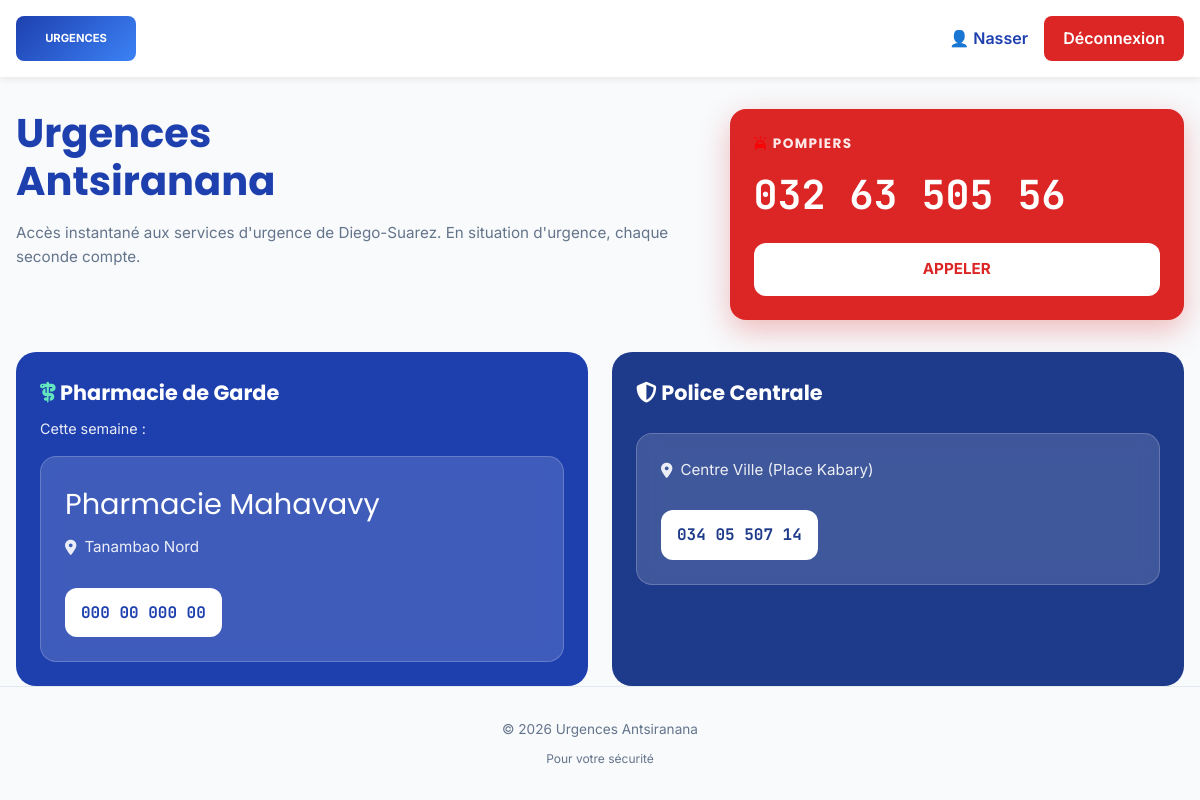
The page /index.php (signed in) on the database its author committed.
### tables this page shows
CREATE TABLE `service` (
  `id_service` int(11) NOT NULL,
  `libelle` varchar(255) NOT NULL,
  `telephone` varchar(50) NOT NULL,
  `adresse` varchar(255) NOT NULL,
  `latitude` decimal(10,7) DEFAULT NULL,
  `longitude` decimal(10,7) DEFAULT NULL,
  `id_quartier` int(11) NOT NULL,
  `id_type` int(11) NOT NULL,
  `actif` tinyint(1) NOT NULL DEFAULT 1,
  `description` text DEFAULT NULL,
  `date_creation` timestamp NOT NULL DEFAULT current_timestamp(),
  `date_modification` timestamp NOT NULL DEFAULT current_timestamp() ON UPDATE current_timestamp()
);

CREATE TABLE `quartier` (
  `id_quartier` int(11) NOT NULL,
  `nom_quartier` varchar(100) NOT NULL,
  `latitude` decimal(10,7) DEFAULT NULL,
  `longitude` decimal(10,7) DEFAULT NULL
);

### includes/db_connect.php (called while the page is built, shortened)
<?php
function getPharmacieGarde($pdo) {
    $today = date('Y-m-d');
    $stmt = $pdo->prepare("
        SELECT s.libelle AS nom_service, s.telephone AS numero_telephone, q.nom_quartier
        FROM garde g
        JOIN service s ON g.id_service = s.id_service
        JOIN type_service ts ON s.id_type = ts.id_type
        JOIN quartier q ON s.id_quartier = q.id_quartier
        WHERE :today BETWEEN g.date_debut AND g.date_fin
          AND ts.nom_type = 'Pharmacie'
          AND s.actif = 1
        ORDER BY g.date_debut DESC
        LIMIT 1
    ");
    $stmt->execute(['today' => $today]);
    $result = $stmt->fetch(PDO::FETCH_ASSOC);
    return $result ?: null;
}
?>

### index.php (the view, shortened to what this page needs)
<?php
require_once './includes/db_connect.php';
$is_logged_in = isset($_SESSION["id_utilisateur"]);
$pharmacie_garde = getPharmacieGarde($pdo);
$stmt_police = $pdo->prepare(
    "SELECT s.libelle AS nom_service, s.telephone AS numero_telephone, s.adresse, q.nom_quartier
     FROM service s
     JOIN quartier q ON s.id_quartier = q.id_quartier
     WHERE s.libelle = 'Police Centrale'
     LIMIT 1"
);
$stmt_police->execute();
$police_centrale = $stmt_police->fetch(PDO::FETCH_ASSOC);
?>
<!DOCTYPE html>
<html lang="fr">
<head>
    <link rel="stylesheet" href="./asset/icon/fontAwesome/all.min.css">
</head>
<body>
    <header>
        <div class="container">
            <a href="index.php" class="logo-placeholder">URGENCES</a>
            <nav class="nav-links">
                <?php if ($is_logged_in): ?>
                    <div style="display: flex; gap: 1rem; align-items: center;">
                        <a href="#" style="color: var(--blue-deep); font-weight: 600;">👤 <?php echo htmlspecialchars($_SESSION['user_prenom']); ?></a>
                        <a href="logout.php" style="background: var(--red-emergency); color: white; padding: 0.6rem 1.2rem; border-radius: 8px; text-decoration: none; font-weight: 600;">Déconnexion</a>
                    </div>
                <?php endif; ?>
            </nav>
        </div>
    </header>
    <main class="container">
        <section class="hero fade-in">
            <div class="hero-content">
                <h1>Urgences<br>Antsiranana</h1>
                <p>Accès instantané aux services d'urgence de Diego-Suarez. En situation d'urgence, chaque seconde compte.</p>
            </div>
            <div class="emergency-banner">
                <h2><i class="fa-solid fa-car-on" style="color: rgb(250, 0, 0);"></i> Pompiers</h2>
                <span class="phone-number">032 63 505 56</span>
                <a href="tel:0326350556" class="btn-call">APPELER</a>
            </div>
        </section>
        <div class="guard-row">
            <section id="pharmacie" class="guard-block pharmacy-guard fade-in" style="animation-delay: 0.2s;">
                <div class="guard-content">
                    <div class="guard-info">
                        <h2><i class="fa-solid fa-staff-snake" style="color: rgb(99, 230, 190);"></i> Pharmacie de Garde</h2>
                        <p style="font-size: 0.9rem; opacity: 0.9;">Cette semaine :</p>
                    </div>
                    <?php if ($pharmacie_garde): ?>
                        <div class="guard-card-highlight">
                            <div class="guard-name"><?php echo htmlspecialchars($pharmacie_garde['nom_service']); ?></div>
                            <div class="guard-location"><i class="fa-solid fa-location-dot"></i> <?php echo htmlspecialchars($pharmacie_garde['nom_quartier']); ?></div>
                            <a href="tel:<?php echo str_replace(' ', '', $pharmacie_garde['numero_telephone']); ?>" class="guard-call">
                                <span class="phone-number"><?php echo htmlspecialchars($pharmacie_garde['numero_telephone']); ?></span>
                            </a>
                        </div>
                    <?php else: ?>
                        <div class="guard-card-highlight">
                            <p><i class="fa-solid fa-exclamation-triangle"></i> Aucune pharmacie assignée.</p>
                        </div>
                    <?php endif; ?>
                </div>
            </section>
            <section id="police" class="guard-block police-guard fade-in" style="animation-delay: 0.3s;">
                <div class="guard-content">
                    <div class="guard-info">
                        <h2><i class="fa-solid fa-shield-halved"></i> Police Centrale</h2>
                    </div>
                    <?php if ($police_centrale): ?>
                        <div class="guard-card-highlight">
                            <div class="guard-location"><i class="fa-solid fa-location-dot"></i> <?php echo htmlspecialchars($police_centrale['adresse']); ?> (<?php echo htmlspecialchars($police_centrale['nom_quartier']); ?>)</div>
                            <a href="tel:<?php echo str_replace(' ', '', $police_centrale['numero_telephone']); ?>" class="guard-call">
                                <span class="phone-number"><?php echo htmlspecialchars($police_centrale['numero_telephone']); ?></span>
                            </a>
                        </div>
                    <?php else: ?>
                        <div class="guard-card-highlight">
                            <p><i class="fa-solid fa-exclamation-triangle"></i> Numéro non disponible.</p>
                        </div>
                    <?php endif; ?>
                </div>
            </section>
        </div>
    </main>
    <footer>
        <div class="container">
            <p>&copy; 2026 Urgences Antsiranana</p>
            <p style="font-size: 0.75rem; margin-top: 0.5rem;">Pour votre sécurité</p>
        </div>
    </footer>
</body>
</html>

### rows shown on the page
service: libelle "Pharmacie Mahavavy", id_quartier.nom_quartier "Tanambao Nord", telephone "000 00 000 00"
service: adresse "Centre Ville", id_quartier.nom_quartier "Place Kabary", telephone "034 05 507 14"

### other values the page prints
$_SESSION['user_prenom'] "Nasser"
